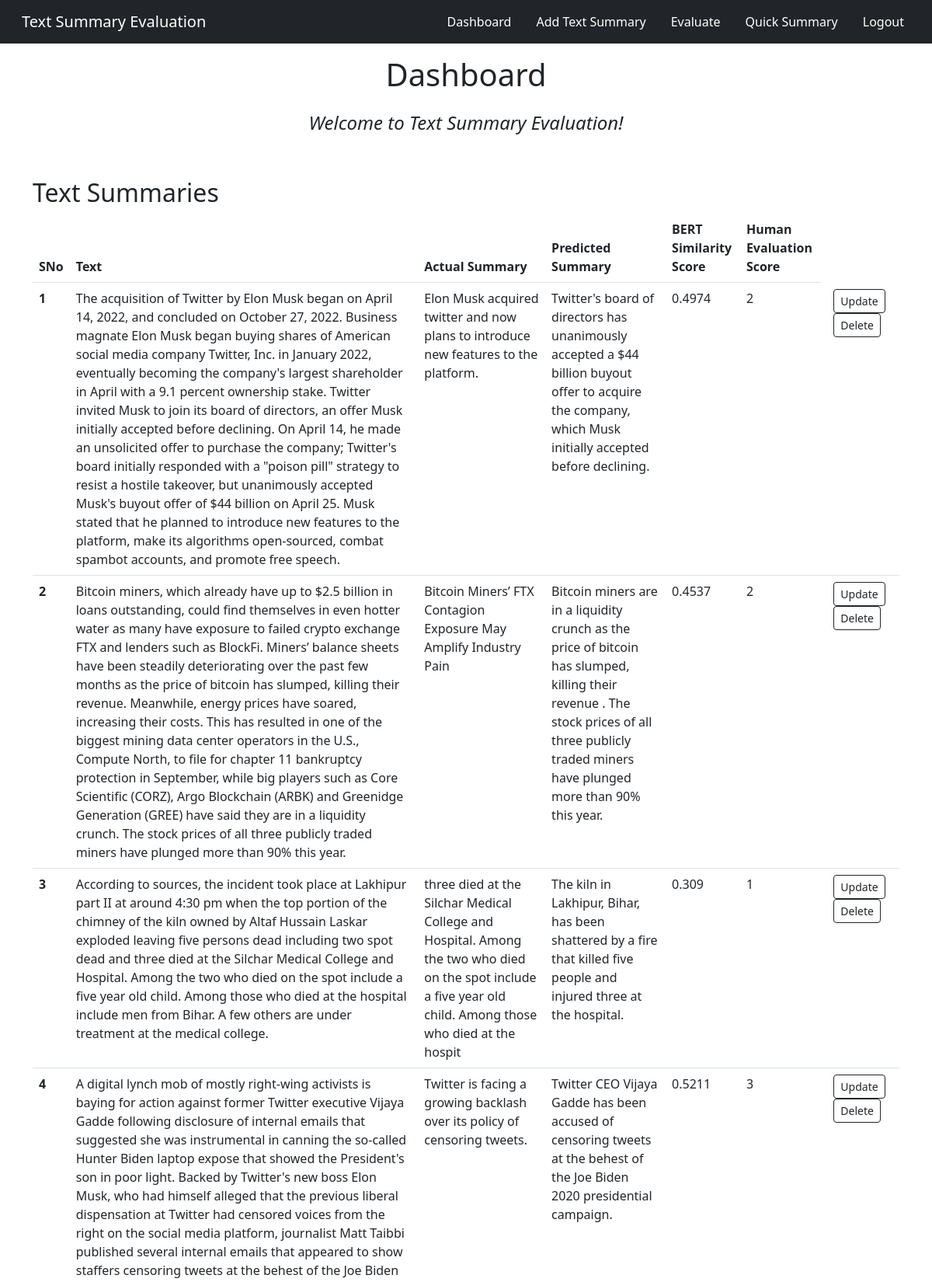
The page /dashboard (signed in, upper part) on the database its author committed.
### app.py (models this page shows, shortened)
class TextSum(db.Model):
    sno = db.Column(db.Integer, primary_key=True)
    text = db.Column(db.String(10000), nullable=False)
    predicted_summary = db.Column(db.String(1000), nullable=False)
    actual_summary = db.Column(db.String(1000), nullable=False)
    cos_sim_score = db.Column(db.Float, nullable=True)
    human_score = db.Column(db.Float, nullable=True)
    date_created = db.Column(db.DateTime, default=datetime.utcnow)

### app.py (the view)
@app.route('/dashboard', methods=['GET', 'POST'])
@login_required
def dashboard():
    allTextSum = TextSum.query.all()
    return render_template('dashboard.html', allTextSum=allTextSum)

### app.py (called while the page is built)
@login_manager.user_loader
def load_user(user_id):
    return User.get(user_id)

    def get(id):
        return User.query.filter_by(id=id).first()

### templates/dashboard.html (shortened to what this page needs)
<!DOCTYPE html>
<html lang="en">
<head>
</head>
<body>
{% extends 'base2.html' %}
{% block body %}
    <h1>Dashboard</h1>
    <h4><i>Welcome to Text Summary Evaluation!</i></h4>
    <div class="container">
        <h2>Text Summaries</h2>
        {% if allTextSum|length == 0%}
            <div class="alert alert-dark" role="alert">
                No record
            </div>
        {% else %}
            <table class="table">
                <thead>
                    <tr>
                        <th scope="col">SNo</th>
                        <th scope="col">Text</th>
                        <th scope="col">Actual Summary</th>
                        <th scope="col">Predicted Summary</th>
                        <th scope="col">BERT Similarity Score</th>
                        <th scope="col">Human Evaluation Score</th>
                    </tr>
                </thead>
                <tbody>
                    {% for textsum in allTextSum %}
                        <tr>
                            <th scope="row">{{loop.index}}</th>
                            <td>{{textsum.text}}</td>
                            <td>{{textsum.actual_summary}}</td>
                            <td>{{textsum.predicted_summary}}</td>
                            <td>{{textsum.cos_sim_score}}</td>
                            <td>{{textsum.human_score}}</td>
                            <td>
                                <a href="/textsum/update/{{textsum.sno}}" type="button" class="btn btn-outline-dark btn-sm mx-2">Update</button>
                                <a href="/textsum/delete/{{textsum.sno}}" type="button" class="btn btn-outline-dark btn-sm mx-2">Delete</button>
                            </td>
                        </tr>
                    {% endfor %}
                </tbody>
            </table>
        {% endif %}
    </div>
{% endblock body %}

### templates/dashboard.html (style rules this page uses)
h1 { padding: 1rem; text-align: center; }
h4 { padding-bottom: 3rem; text-align: center; }
.container { padding-bottom: 10rem; }

### rows shown on the page
TextSum: text "The acquisition of Twitter by Elon Musk began on April 14, 2022, and concluded on October 27, 2022. Business magnate Elon Musk began buying shares of American social media company Twitter, Inc. in January 2022, eventually becoming the company's largest shareholder in April with a 9.1 percent ownership stake. Twitter invited Musk to join its board of directors, an offer Musk initially accepted before declining. On April 14, he made an unsolicited offer to purchase the company; Twitter's board initially responded with a \"poison pill\" strategy to resist a hostile takeover, but unanimously accepted Musk's buyout offer of $44 billion on April 25. Musk stated that he planned to introduce new…", actual_summary "Elon Musk acquired twitter and now plans to introduce new features to the platform.", predicted_summary "Twitter's board of directors has unanimously accepted a $44 billion buyout offer to acquire the company, which Musk initially accepted before declining.", cos_sim_score "0.4974", human_score "2"
TextSum: text "Bitcoin miners, which already have up to $2.5 billion in loans outstanding, could find themselves in even hotter water as many have exposure to failed crypto exchange FTX and lenders such as BlockFi. Miners’ balance sheets have been steadily deteriorating over the past few months as the price of bitcoin has slumped, killing their revenue. Meanwhile, energy prices have soared, increasing their costs. This has resulted in one of the biggest mining data center operators in the U.S., Compute North, to file for chapter 11 bankruptcy protection in September, while big players such as Core Scientific (CORZ), Argo Blockchain (ARBK) and Greenidge Generation (GREE) have said they are in a liquidity…", actual_summary "Bitcoin Miners’ FTX Contagion Exposure May Amplify Industry Pain", predicted_summary "Bitcoin miners are in a liquidity crunch as the price of bitcoin has slumped, killing their revenue . The stock prices of all three publicly traded miners have plunged more than 90% this year.", cos_sim_score "0.4537", human_score "2"
TextSum: text "According to sources, the incident took place at Lakhipur part II at around 4:30 pm when the top portion of the chimney of the kiln owned by Altaf Hussain Laskar exploded leaving five persons dead including two spot dead and three died at the Silchar Medical College and Hospital. Among the two who died on the spot include a five year old child. Among those who died at the hospital include men from Bihar. A few others are under treatment at the medical college.", actual_summary "three died at the Silchar Medical College and Hospital. Among the two who died on the spot include a five year old child. Among those who died at the hospit", predicted_summary "The kiln in Lakhipur, Bihar, has been shattered by a fire that killed five people and injured three at the hospital.", cos_sim_score "0.309", human_score "1"
TextSum: actual_summary "Twitter is facing a growing backlash over its policy of censoring tweets.", predicted_summary "Twitter CEO Vijaya Gadde has been accused of censoring tweets at the behest of the Joe Biden 2020 presidential campaign.", cos_sim_score "0.5211", human_score "3"
